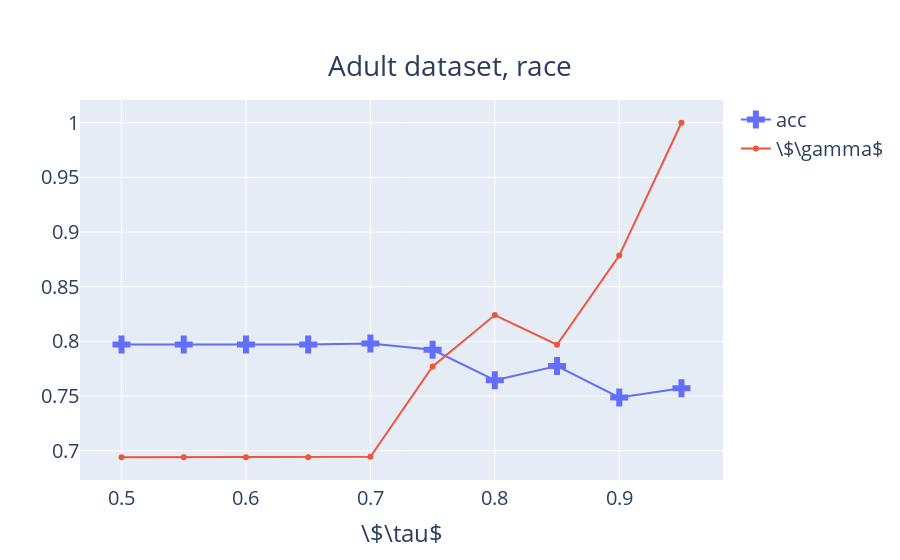

The notebook cell this image was saved under:
### Code cell
trace0 = go.Scatter(
    x = x,
    y = y0,
    name = 'acc',
    mode = 'lines+markers',
    marker = dict(size = 15, symbol = 'cross'),
)

trace1 = go.Scatter(
    x = x,
    y = y1,
    name = "\$\\gamma$",
    mode = 'lines+markers',
    # marker = dict(color='rgb(255, 145, 0)'),
)



layout1 = go.Layout(
    xaxis=dict(
        title="\$\\tau$",
        autorange=True,
        showgrid=True,
        zeroline=True,
        showline=True,
        ticks='',
        showticklabels=True
    ),
    title={'text': 'Adult dataset, race', 'y': 0.9, 'x': 0.5},
    font=dict(size=20),
    showlegend=True,
)

data = [trace0, trace1]
iplot(go.Figure(data=data, layout = layout1))

### Figure 1 — Plotly figure (JSON) as saved in the notebook; plotly's stock layout.template omitted (floating-point values rounded to 4 significant figures)
{"data": [{"marker": {"size": 15, "symbol": "cross"}, "mode": "lines+markers", "name": "acc", "type": "scatter", "x": [0.5, 0.55, 0.6, 0.65, 0.7, 0.75, 0.8, 0.85, 0.9, 0.95], "y": [0.7972, 0.7972, 0.7972, 0.7972, 0.798, 0.7923, 0.7645, 0.7775, 0.7487, 0.7572]}, {"mode": "lines+markers", "name": "\\$\\gamma$", "type": "scatter", "x": [0.5, 0.55, 0.6, 0.65, 0.7, 0.75, 0.8, 0.85, 0.9, 0.95], "y": [0.6941, 0.6941, 0.6941, 0.6941, 0.6944, 0.777, 0.8241, 0.797, 0.8785, 1]}], "layout": {"font": {"size": 20}, "showlegend": true, "title": {"text": "Adult dataset, race", "x": 0.5, "y": 0.9}, "xaxis": {"autorange": true, "showgrid": true, "showline": true, "showticklabels": true, "ticks": "", "title": {"text": "\\$\\tau$"}, "zeroline": true}}}
